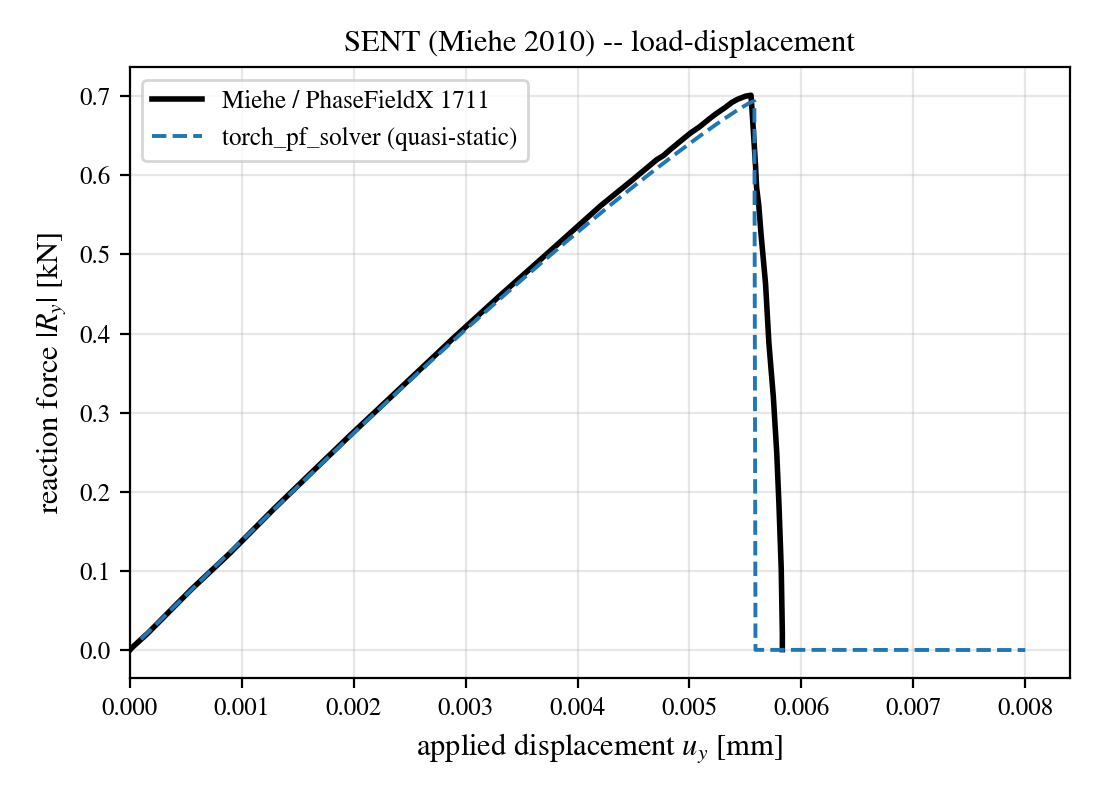

Here is the Python script that generated this plot:
#!/usr/bin/env python3
"""Compare quasi-static SENT (Miehe tension) run against PhaseFieldX 1711.

Loads the most recent ``run_*`` directory's ``results.csv`` from this
benchmark folder (or a path passed via ``--run-dir``) and the reference
load-displacement curve under ``reference_solutions/``. Computes peak
reaction force, the displacement at peak, the relative L2 error of the
load-displacement curve interpolated onto the reference grid, the
pre-peak L2 (overlap segment up to u_at_peak_ref) and the dissipated-
energy ratio (trapezoidal integral of F-vs-u over the simulated range).

Acceptance criteria (issue #256/#132 readiness gates):
  * peak-reaction relative error <= 5%               (gate active)
  * pre-peak load-displacement L2 <= 10%             (gate active)
  * dissipated-energy relative error <= 15%          (gate active)
  * post-peak L2 (u > u_at_peak_ref)                 (reported only;
       opt in to gating with --strict-postpeak; uses L2_PREPEAK_TOL)

The full-curve L2 is reported INFO-only; pure displacement-controlled
Newton cannot trace the unstable branch (dF/du < 0), so a full-curve
L2 gate would penalise a physically-correct solver simply because the
loading protocol cannot reach the negative-slope branch.

Writes ``compare_report.txt`` and ``compare.png`` into the chosen run
directory and prints a one-line PASS/FAIL summary.
"""
from __future__ import annotations

import argparse
import os
import sys
from pathlib import Path

import numpy as np

# NumPy >=2.0 renamed trapz -> trapezoid; HPC env may still be on 1.x.
_trapezoid = getattr(np, "trapezoid", None) or getattr(np, "trapz", None)
if _trapezoid is None:  # pragma: no cover - only possible on unusual NumPy builds
    raise RuntimeError("NumPy provides neither trapezoid nor trapz")

import matplotlib
matplotlib.use("Agg")
import matplotlib.pyplot as plt

# STIX serif + stix mathtext for paper-quality figures.
plt.rcParams.update({
    "font.family": "serif",
    "font.serif": ["STIXGeneral", "DejaVu Serif"],
    "mathtext.fontset": "stix",
    "axes.labelsize": 11,
    "axes.titlesize": 11,
    "legend.fontsize": 9,
    "xtick.labelsize": 9,
    "ytick.labelsize": 9,
})

HERE = Path(__file__).resolve().parent
REF = HERE / "reference_solutions" / "miehe_sent_load_displacement.csv"

CANONICAL_REFERENCE_RUNS = [
    HERE / "reference_runs" / "qs_sent_41278_medium" / "run",
    HERE / "reference_runs" / "qs_sent_41278_coarse" / "run",
    HERE / "reference_runs" / "qs_sent_42928_medium" / "run",
    HERE / "reference_runs" / "qs_sent_37992" / "run",
    HERE / "hpc_results" / "job32462_qs_sent" / "run",
]

# Tolerances (issue #256/#132 -- post-peak readiness).
PEAK_TOL = 0.05         # peak-reaction relative error
L2_PREPEAK_TOL = 0.10   # pre-peak segment (u <= u_at_peak_ref)
ENERGY_TOL = 0.15       # dissipated energy = integral F du over overlap


def find_latest_run_dir(base: Path) -> Path | None:
    candidates = sorted(
        [p for p in base.glob("run_*") if (p / "results.csv").exists()],
        key=lambda p: p.stat().st_mtime,
        reverse=True,
    )
    return candidates[0] if candidates else None


def find_default_reference_run() -> Path | None:
    for run_dir in CANONICAL_REFERENCE_RUNS:
        if (run_dir / "results.csv").exists():
            return run_dir
    return None


def _load_results_csv(csv_path: Path) -> tuple[np.ndarray, np.ndarray]:
    # Some results.csv files have a trailing energies block prefixed with '#'.
    rows = []
    with csv_path.open() as fh:
        header = None
        for raw in fh:
            line = raw.strip()
            if not line or line.startswith("#"):
                continue
            parts = line.split(",")
            if header is None:
                header = parts
                continue
            try:
                rows.append([float(x) for x in parts[: len(header)]])
            except ValueError:
                continue
    if not rows:
        raise RuntimeError(f"No data rows in {csv_path}")
    arr = np.asarray(rows)
    cols = {name: i for i, name in enumerate(header)}
    disp = arr[:, cols["displacement"]]
    react = np.abs(arr[:, cols["reaction_kN"]])
    return disp, react


def _load_history_csv(csv_path: Path) -> tuple[np.ndarray, np.ndarray]:
    rows = []
    with csv_path.open() as fh:
        header = None
        for raw in fh:
            line = raw.strip()
            if not line or line.startswith("#"):
                continue
            parts = line.split(",")
            if header is None:
                header = parts
                continue
            try:
                rows.append([float(x) for x in parts[: len(header)]])
            except ValueError:
                continue
    if not rows:
        raise RuntimeError(f"No data rows in {csv_path}")
    arr = np.asarray(rows)
    cols = {name: i for i, name in enumerate(header)}
    disp = arr[:, cols["applied_disp"]]
    react = np.abs(arr[:, cols["reaction_force"]]) / 1000.0
    return disp, react


def load_run_results(run_dir: Path) -> tuple[np.ndarray, np.ndarray]:
    """Return (displacement_mm, |reaction_kN|) from a run CSV."""
    results = run_dir / "results.csv"
    history = run_dir / "history.csv"
    if results.exists():
        try:
            return _load_results_csv(results)
        except RuntimeError:
            if not history.exists():
                raise
    if history.exists():
        return _load_history_csv(history)
    raise FileNotFoundError(f"No results.csv or history.csv under {run_dir}")


def load_reference() -> tuple[np.ndarray, np.ndarray]:
    data = np.loadtxt(REF)
    return data[:, 0], data[:, 1]


def relative_l2_error(u_ref, R_ref, u_sim, R_sim,
                      u_lo=None, u_hi=None) -> float:
    """L2 error of R_sim interpolated onto u_ref, normalised by ||R_ref||.

    Optionally restrict to ``[u_lo, u_hi]`` (default: full overlap with
    the simulated range).
    """
    lo = max(u_sim.min(), u_lo if u_lo is not None else -np.inf)
    hi = min(u_sim.max(), u_hi if u_hi is not None else np.inf)
    mask = (u_ref >= lo) & (u_ref <= hi)
    if mask.sum() < 4:
        return float("nan")
    R_sim_on_ref = np.interp(u_ref[mask], u_sim, R_sim)
    diff = R_sim_on_ref - R_ref[mask]
    denom = np.linalg.norm(R_ref[mask])
    return float(np.linalg.norm(diff) / denom) if denom > 0 else float("nan")


def dissipated_energy_error(u_ref, R_ref, u_sim, R_sim) -> tuple[float, float, float]:
    """Trapezoidal energy integral over the overlapping displacement range.

    Returns ``(W_sim, W_ref, rel_err)`` where ``W = integral F du`` over
    ``[max(u_min), min(u_max)]``. Both curves are interpolated onto a
    union grid of their displacement points within the overlap, which
    handles the irregular spacing of the digitised reference.
    """
    lo = max(u_ref.min(), u_sim.min())
    hi = min(u_ref.max(), u_sim.max())
    if hi <= lo:
        return float("nan"), float("nan"), float("nan")
    ug = np.unique(np.concatenate([
        u_ref[(u_ref >= lo) & (u_ref <= hi)],
        u_sim[(u_sim >= lo) & (u_sim <= hi)],
    ]))
    if ug.size < 4:
        return float("nan"), float("nan"), float("nan")
    R_ref_g = np.interp(ug, u_ref, R_ref)
    R_sim_g = np.interp(ug, u_sim, R_sim)
    W_ref = float(_trapezoid(R_ref_g, ug))
    W_sim = float(_trapezoid(R_sim_g, ug))
    rel_err = abs(W_sim - W_ref) / W_ref if W_ref > 0 else float("nan")
    return W_sim, W_ref, rel_err


def main():
    ap = argparse.ArgumentParser(description=__doc__)
    ap.add_argument("--run-dir", type=Path, default=None,
                    help="Specific run_* directory; default = most recent.")
    ap.add_argument("--strict-postpeak", action="store_true",
                    help="Also gate on post-peak L2 with L2_PREPEAK_TOL.")
    args = ap.parse_args()

    run_dir = args.run_dir
    if run_dir is None:
        run_dir = find_default_reference_run()
    if run_dir is None:
        run_dir = find_latest_run_dir(HERE)
    if run_dir is not None:
        run_dir = run_dir.resolve()
    if run_dir is None or not (run_dir / "results.csv").exists():
        print("FAIL: no run directory with results.csv found under "
              f"{HERE}; run run.py first.", file=sys.stderr)
        sys.exit(2)

    u_sim, R_sim = load_run_results(run_dir)
    u_ref, R_ref = load_reference()

    peak_sim = float(R_sim.max())
    peak_ref = float(R_ref.max())
    u_at_peak_sim = float(u_sim[int(np.argmax(R_sim))])
    u_at_peak_ref = float(u_ref[int(np.argmax(R_ref))])
    peak_err = abs(peak_sim - peak_ref) / peak_ref
    l2_full = relative_l2_error(u_ref, R_ref, u_sim, R_sim)
    l2_pre = relative_l2_error(u_ref, R_ref, u_sim, R_sim,
                               u_hi=u_at_peak_ref)
    sim_reached_peak = u_sim.max() >= u_at_peak_ref
    # Post-peak L2 only meaningful if the simulation extended past u_peak.
    if sim_reached_peak and u_sim.max() > u_at_peak_ref:
        l2_post = relative_l2_error(u_ref, R_ref, u_sim, R_sim,
                                    u_lo=u_at_peak_ref)
    else:
        l2_post = float("nan")
    W_sim, W_ref, energy_err = dissipated_energy_error(
        u_ref, R_ref, u_sim, R_sim)

    pass_peak = sim_reached_peak and peak_err <= PEAK_TOL
    pass_l2_pre = (not np.isnan(l2_pre)) and l2_pre <= L2_PREPEAK_TOL
    pass_energy = (not np.isnan(energy_err)) and energy_err <= ENERGY_TOL
    if args.strict_postpeak:
        pass_l2_post = (not np.isnan(l2_post)) and l2_post <= L2_PREPEAK_TOL
    else:
        pass_l2_post = True
    overall_pass = pass_peak and pass_l2_pre and pass_energy and pass_l2_post

    report = [
        "Miehe SENT (PhaseFieldX 1711) -- comparison report",
        "=" * 56,
        f"Run dir         : {run_dir.name}",
        f"Reference       : {REF.name}",
        "",
        f"Peak reaction (sim)     : {peak_sim:8.4f} kN at u = {u_at_peak_sim:.5f} mm",
        f"Peak reaction (ref)     : {peak_ref:8.4f} kN at u = {u_at_peak_ref:.5f} mm",
        f"Sim u_max               : {u_sim.max():.5f} mm "
        f"({'covers' if sim_reached_peak else 'STOPS BEFORE'} reference peak)",
        f"Peak relative error     : {peak_err*100:6.2f} %    "
        f"(tol {PEAK_TOL*100:.0f} %)  -> {'PASS' if pass_peak else 'FAIL'}",
        f"Pre-peak L2 rel error   : {l2_pre*100:6.2f} %    "
        f"(tol {L2_PREPEAK_TOL*100:.0f} %)  -> {'PASS' if pass_l2_pre else 'FAIL'}",
        (f"Post-peak L2 rel error  : {l2_post*100:6.2f} %    "
         f"(tol {L2_PREPEAK_TOL*100:.0f} %)  -> "
         f"{'PASS' if pass_l2_post else 'FAIL'}"
         f"{'' if args.strict_postpeak else '   (reported only)'}")
        if not np.isnan(l2_post)
        else (f"Post-peak L2 rel error  :   N/A    "
              f"(run did not reach post-peak)"
              f"{'   -> FAIL' if (args.strict_postpeak and not pass_l2_post) else ''}"),
        f"Dissipated-energy err   : {energy_err*100:6.2f} %    "
        f"(W_sim={W_sim:.5f}, W_ref={W_ref:.5f} kN*mm)  "
        f"(tol {ENERGY_TOL*100:.0f} %)  -> {'PASS' if pass_energy else 'FAIL'}",
        f"Full-curve L2 (info)    : {l2_full*100:6.2f} %    "
        f"(NOT GATED -- needs arc-length for snap-back)",
        "",
        f"OVERALL: {'PASS' if overall_pass else 'FAIL'}",
    ]
    text = "\n".join(report)
    print(text)
    (run_dir / "compare_report.txt").write_text(text + "\n")

    fig, ax = plt.subplots(figsize=(5.5, 4.0))
    ax.plot(u_ref, R_ref, "k-", lw=2.0, label="Miehe / PhaseFieldX 1711")
    ax.plot(u_sim, R_sim, "C0--", lw=1.4,
            label="phast (quasi-static)")
    ax.set_xlabel(r"applied displacement $u_y$ [mm]")
    ax.set_ylabel(r"reaction force $|R_y|$ [kN]")
    ax.set_title("SENT (Miehe 2010) -- load-displacement")
    ax.grid(alpha=0.3)
    ax.legend(loc="best")
    ax.set_xlim(0, max(u_ref.max(), u_sim.max()) * 1.05)
    fig.tight_layout()
    fig_path = run_dir / "compare.png"
    fig.savefig(fig_path, dpi=200)
    plt.close(fig)
    print(f"Wrote {fig_path}")

    sys.exit(0 if overall_pass else 1)


if __name__ == "__main__":
    main()
